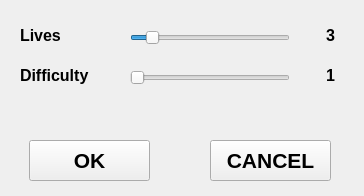
<?xml version="1.0" encoding="UTF-8"?>
<ui version="4.0">
 <class>Settings</class>
 <widget class="QWidget" name="Settings">
  <property name="geometry">
   <rect>
    <x>0</x>
    <y>0</y>
    <width>364</width>
    <height>196</height>
   </rect>
  </property>
  <property name="windowTitle">
   <string>Form</string>
  </property>
  <widget class="QLabel" name="livesLabel">
   <property name="geometry">
    <rect>
     <x>20</x>
     <y>20</y>
     <width>81</width>
     <height>31</height>
    </rect>
   </property>
   <property name="font">
    <font>
     <pointsize>12</pointsize>
     <weight>75</weight>
     <bold>true</bold>
    </font>
   </property>
   <property name="text">
    <string>Lives</string>
   </property>
  </widget>
  <widget class="QLabel" name="difficultyLabel">
   <property name="geometry">
    <rect>
     <x>20</x>
     <y>60</y>
     <width>81</width>
     <height>31</height>
    </rect>
   </property>
   <property name="font">
    <font>
     <pointsize>12</pointsize>
     <weight>75</weight>
     <bold>true</bold>
    </font>
   </property>
   <property name="text">
    <string>Difficulty</string>
   </property>
  </widget>
  <widget class="QSlider" name="livesSlider">
   <property name="geometry">
    <rect>
     <x>130</x>
     <y>30</y>
     <width>160</width>
     <height>16</height>
    </rect>
   </property>
   <property name="minimum">
    <number>1</number>
   </property>
   <property name="maximum">
    <number>20</number>
   </property>
   <property name="value">
    <number>3</number>
   </property>
   <property name="orientation">
    <enum>Qt::Horizontal</enum>
   </property>
  </widget>
  <widget class="QSlider" name="difficultySlider">
   <property name="geometry">
    <rect>
     <x>130</x>
     <y>70</y>
     <width>160</width>
     <height>16</height>
    </rect>
   </property>
   <property name="minimum">
    <number>1</number>
   </property>
   <property name="maximum">
    <number>10</number>
   </property>
   <property name="orientation">
    <enum>Qt::Horizontal</enum>
   </property>
  </widget>
  <widget class="QLabel" name="livesValueLabel">
   <property name="geometry">
    <rect>
     <x>310</x>
     <y>20</y>
     <width>41</width>
     <height>31</height>
    </rect>
   </property>
   <property name="font">
    <font>
     <pointsize>12</pointsize>
     <weight>75</weight>
     <bold>true</bold>
    </font>
   </property>
   <property name="layoutDirection">
    <enum>Qt::LeftToRight</enum>
   </property>
   <property name="text">
    <string>3</string>
   </property>
   <property name="alignment">
    <set>Qt::AlignCenter</set>
   </property>
  </widget>
  <widget class="QLabel" name="difficultyValueLabel">
   <property name="geometry">
    <rect>
     <x>310</x>
     <y>60</y>
     <width>41</width>
     <height>31</height>
    </rect>
   </property>
   <property name="font">
    <font>
     <pointsize>12</pointsize>
     <weight>75</weight>
     <bold>true</bold>
    </font>
   </property>
   <property name="text">
    <string>1</string>
   </property>
   <property name="alignment">
    <set>Qt::AlignCenter</set>
   </property>
  </widget>
  <widget class="QPushButton" name="okButton">
   <property name="geometry">
    <rect>
     <x>29</x>
     <y>140</y>
     <width>121</width>
     <height>41</height>
    </rect>
   </property>
   <property name="font">
    <font>
     <pointsize>16</pointsize>
     <weight>75</weight>
     <bold>true</bold>
    </font>
   </property>
   <property name="text">
    <string>OK</string>
   </property>
  </widget>
  <widget class="QPushButton" name="cancelButton">
   <property name="geometry">
    <rect>
     <x>210</x>
     <y>140</y>
     <width>121</width>
     <height>41</height>
    </rect>
   </property>
   <property name="font">
    <font>
     <pointsize>16</pointsize>
     <weight>75</weight>
     <bold>true</bold>
    </font>
   </property>
   <property name="text">
    <string>CANCEL</string>
   </property>
  </widget>
 </widget>
 <resources/>
 <connections/>
</ui>
